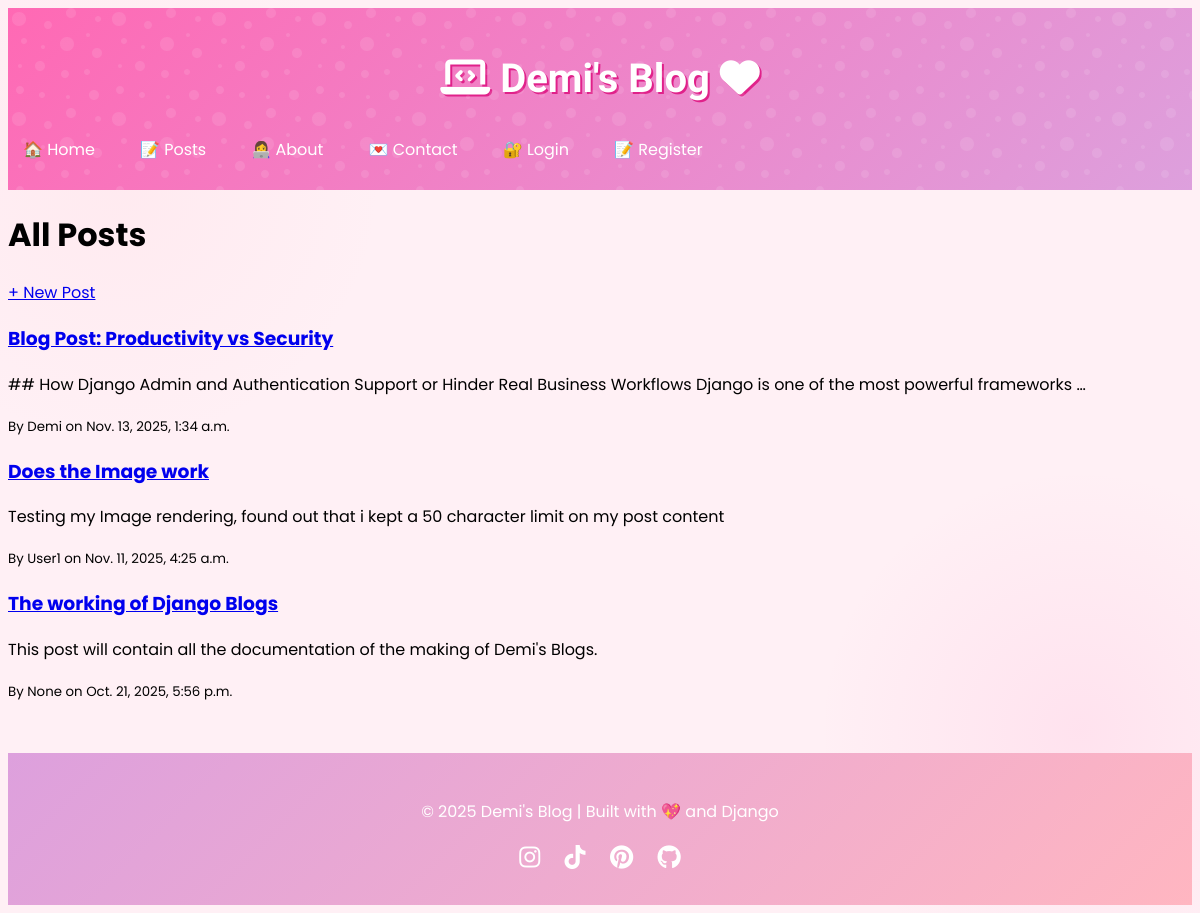
/posts/, run on the app's committed database.
### blog/models.py (models this page shows, shortened)
class Post(models.Model):
    title = models.CharField(max_length=200)
    content = models.TextField()
    image = models.ImageField(upload_to='post_images/', blank=True, null=True)
    author = models.ForeignKey(User, on_delete=models.CASCADE, null=True, blank=True)
    created_at = models.DateTimeField(auto_now_add=True)

### blog/views.py (the view)
# urls.py: path('posts/', views.PostListView.as_view(), name='post_list'),
class PostListView(ListView):
    model = Post
    template_name = 'post_list.html'
    context_object_name = 'posts'
    ordering = ['-created_at']  # newest first

### blog/templates/post_list.html
{% extends "base.html" %}
{% block content %}
<div class="container mt-5">
  <h1>All Posts</h1>
  <a href="{% url 'post_create' %}" class="btn btn-primary mb-3">+ New Post</a>
  {% for post in object_list %}
    <div class="card mb-3">
      <div class="card-body">
        <h3><a href="{% url 'post_detail' post.pk %}">{{ post.title }}</a></h3>
  <p>{{ post.content|truncatewords:20 }}</p>
        <small>By {{ post.author }} on {{ post.created_at }}</small>
      </div>
    </div>
  {% empty %}
    <p>No posts yet!</p>
  {% endfor %}
</div>
{% endblock %}

### blog/static/blog/css/pink-theme.css (style rules this page uses)
:root { --hot-pink: #ff69b4; --baby-pink: #ffb6c1; --barbie-pink: #e0218a; --lavender: #dda0dd; --white-pink: #fff0f5; --sparkle: rgba(255, 255, 255, 0.7); }
.pink-body { background-color: var(--white-pink); background-image: radial-gradient(circle at 10% 20%, rgba(255, 182, 193, 0.1) 0%, transparent 20%), radial-gradient(circle at 90% 80%, rgba(255, 105, 180, 0.1) 0%, transparent 20%); font-family: 'Poppins', sans-serif; min-height: 100vh; }

### data on the page
Post: title "Blog Post: Productivity vs Security", content "## How Django Admin and Authentication Support or Hinder Real Business Workflows Django is one of the most powerful frameworks …", author "Demi", created_at "Nov. 13, 2025, 1:34 a.m."
Post: title "Does the Image work", content "Testing my Image rendering, found out that i kept a 50 character limit on my post content", author "User1", created_at "Nov. 11, 2025, 4:25 a.m."
Post: title "The working of Django Blogs", content "This post will contain all the documentation of the making of Demi's Blogs.", author "None", created_at "Oct. 21, 2025, 5:56 p.m."
